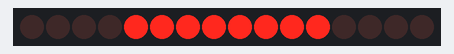
Bench run of a sketch on a simulated Arduino Uno, built with avr-gcc and run on an emulated ATmega328P. Parts: 16 shift-register outputs drawn as a row of LEDs (first output left, lit = HIGH). Wiring (inferred from the names in the program): 2 × shift register (74HC595): data pin 2; shift clock pin 4; latch pin 3. Wiring (inferred from the signals the program sends): row of LEDs: on Q0, Q1, Q2, Q3, Q4, Q5, Q6, Q7, Q8, Q9, Q10, Q11, Q12, Q13, Q14, Q15.

Above: at 0.12 s.
At 2.37 s:
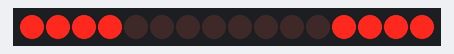
Timing chart, 0 to 3.0 s (numbered marks = the images above):
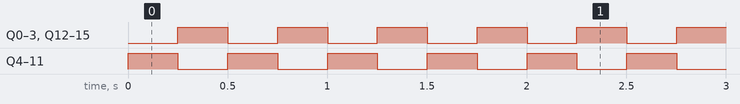

Measured:
- by itself, Q0–15: alternates HIGH for 0.25 s and LOW for 0.25 s

The sketch:

blink.ino
```cpp
#include <ShiftRegister74HC595.h>

const int numberOfShiftRegisters = 2; // number of shift registers attached in series
const int serialDataPin = 2; // DS
const int clockPin = 4; // SHCP
const int latchPin = 3; // STCP
ShiftRegister74HC595<numberOfShiftRegisters> sr(serialDataPin, clockPin, latchPin);

void setup() {
}

void setLeds(uint8_t a, uint8_t b) {
  uint8_t pinValues[] = { a, b };
  sr.setAll( pinValues );
}

void loop() {
  setLeds(0b11110000, 0b00001111);
  delay(250);
  setLeds(0b00001111, 0b11110000);
  delay(250);
}
```
